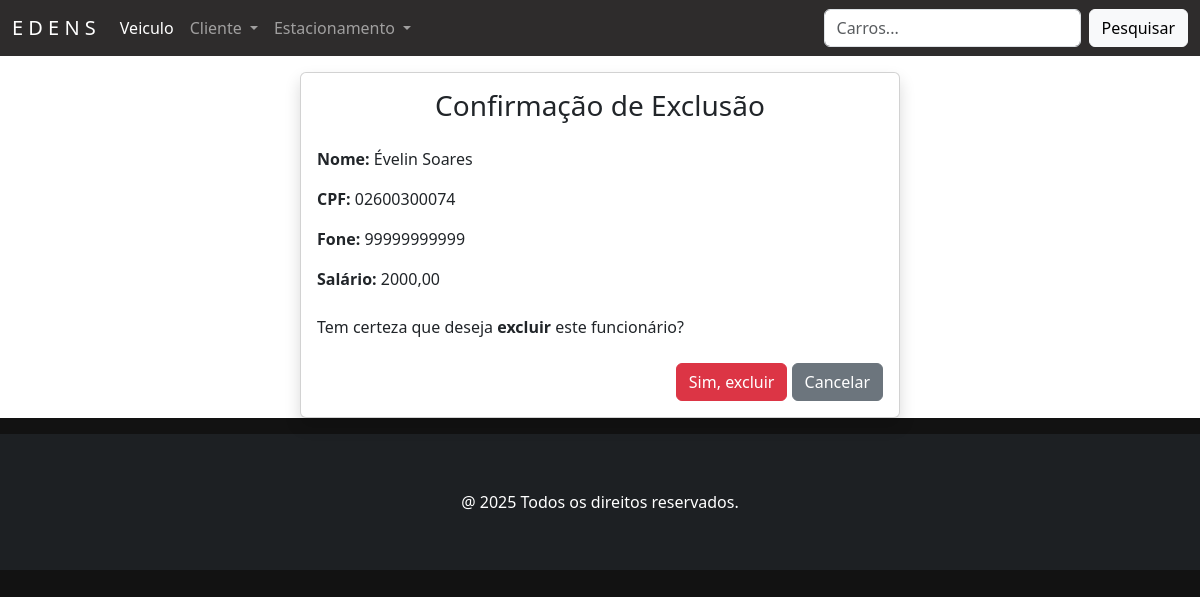
The page /funcionario/1/apagar/ on the database its author committed.
### funcionarios/models.py (models this page shows, shortened)
class Funcionario(models.Model):
    idFuncionario = models.AutoField(primary_key=True, verbose_name='ID Estadia')
    nome = models.CharField('Nome', max_length=50, help_text='Nome completo')
    cpf = models.CharField('CPF', max_length=11, help_text='CPF completo', unique=True)
    fone = models.CharField('Fone', max_length=11, help_text='Número de telefone', unique=True)
    cargo = models.CharField('Cargo', max_length=20, choices=CARGO_CHOICES)
    salario = models.DecimalField('Salário', max_digits=10, decimal_places=2, help_text='Salário do funcionário')
    foto = StdImageField(upload_to='media/', variations={'thumb': {'width': 150, 'height': 150, 'crop': True}}, blank=True, null=True, verbose_name="Foto")
    class Meta:
        verbose_name = 'Funcionário'
        verbose_name_plural = 'Funcionários'

### funcionarios/views.py (the view)
# urls.py: path('funcionario/<int:pk>/apagar/', FuncionarioDeleteView.as_view(), name='funcionario_apagar'),
class FuncionarioDeleteView(DeleteView):
    model = Funcionario
    template_name = 'funcionario_apagar.html'
    success_url = reverse_lazy('funcionarios')

### funcionarios/templates/funcionario_apagar.html (shortened to what this page needs)
{% extends 'principal.html' %}
{% load django_bootstrap5 %}
{% block content %}
<div class="card shadow m-3 col-md-6 mx-auto">
    <div class="card-body">
        <h3 class="text-center mb-4">Confirmação de Exclusão</h3>
        <p><strong>Nome:</strong> {{ object.nome }}</p>
        <p><strong>CPF:</strong> {{ object.cpf }}</p>
        <p><strong>Fone:</strong> {{ object.fone }}</p>
        <p><strong>Salário:</strong> {{ object.salario }}</p>
        <p class="mt-4">Tem certeza que deseja <strong>excluir</strong> este funcionário?</p>
        <form method="POST">
            <div class="text-end mt-4">
                {% bootstrap_button button_type="submit" content="Sim, excluir" button_class="btn-danger" %}
                <a href="{% url 'funcionarios' %}" class="btn btn-secondary text-white">Cancelar</a>
            </div>
        </form>
    </div>
</div>
{% endblock %}

### static/css/estilos.css (style rules this page uses)
body:not(.navbar-custom) { background-color: #121212; }

### rows shown on the page
Funcionario: nome "Évelin Soares", cpf "02600300074", fone "99999999999", salario "2000,00"
